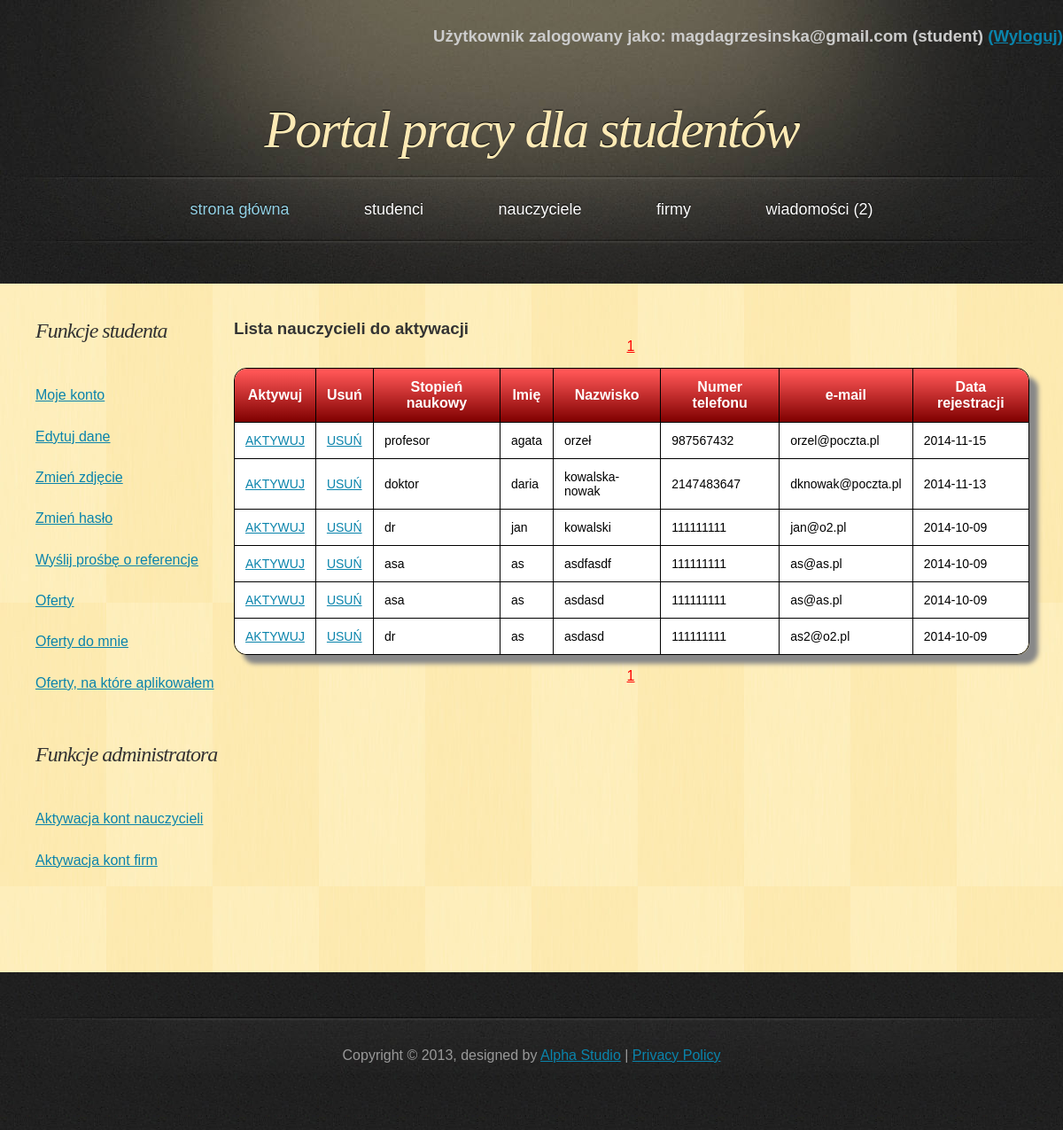
The page /PortalPracy/php/list_activation_teacher.php (signed in) on the database as committed earlier.
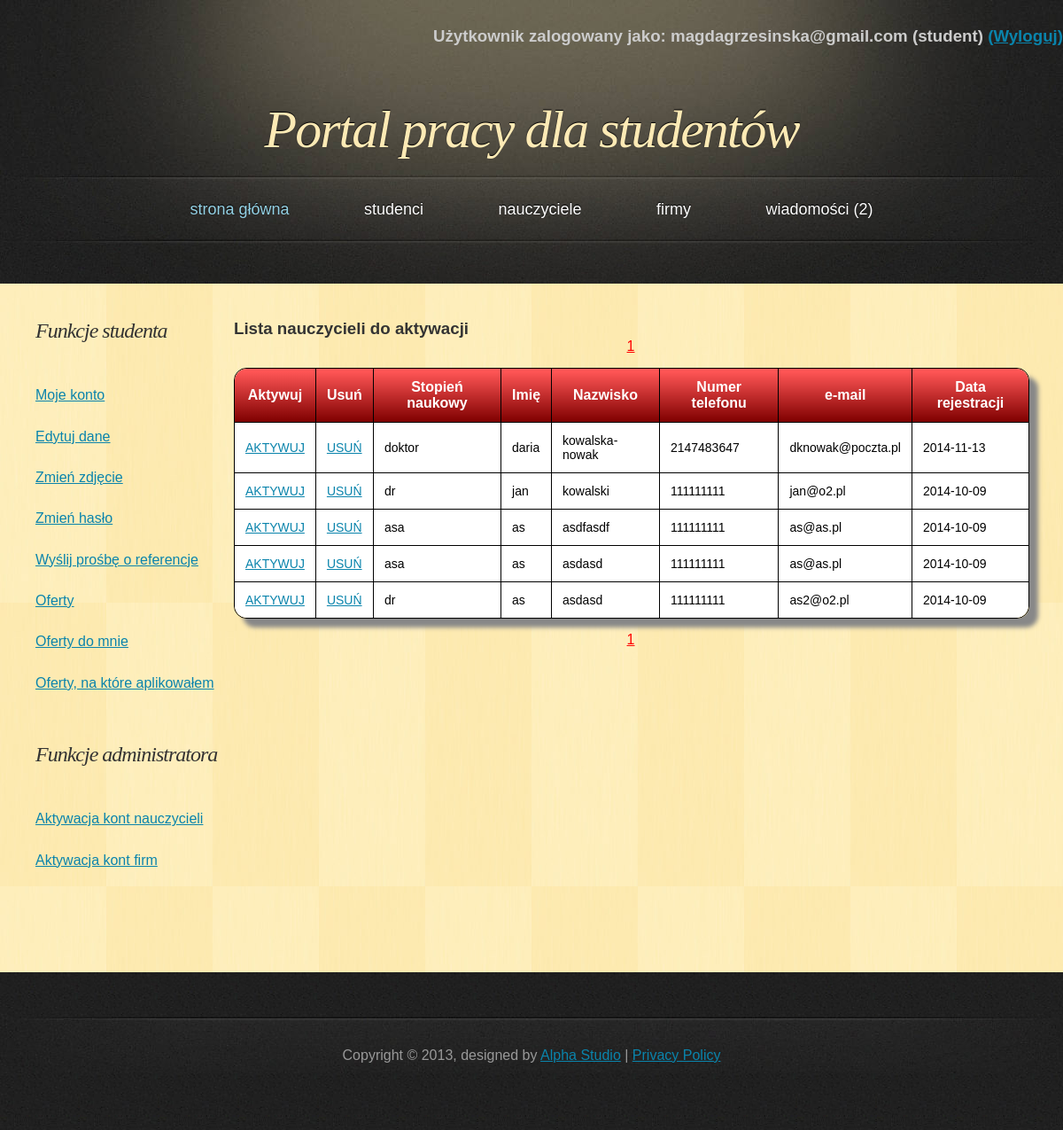
The same page on the database as committed later.
### tables this page shows
CREATE TABLE IF NOT EXISTS `teacher` (
  `teacher_id` int(11) NOT NULL AUTO_INCREMENT,
  `name` varchar(45) NOT NULL,
  `last_name` varchar(45) NOT NULL,
  `academic_degree` varchar(45) NOT NULL,
  `telephone` int(11) NOT NULL,
  `e_mail` varchar(50) NOT NULL,
  `password` varchar(100) NOT NULL,
  `active` tinyint(1) NOT NULL,
  `account_creation_date` date NOT NULL,
  PRIMARY KEY (`teacher_id`)
);

### PortalPracy/php/classDatabase.php (called while the page is built, shortened)
<?php
class Database {
    private $db;
    function __construct() {
        $this->server = 'localhost';
        $this->user = 'root';
        $this->password = '';
        $this->basename = 'data_base';
        $this->db = new mysqli($this->server, $this->user, $this->password, $this->basename);
        if ($this->db->connect_error) {
            die('Blad polaczenia z baza danych (' . $this->db->connect_errno . ') ' . $this->db->connect_error);
        } else {
            $this->db->query("SET NAMES 'utf8'");
        }
    }
    function get_teacher_inactive_list($start, $onpage) {
        if ($result = $this->db->query("SELECT * FROM `teacher` WHERE `active`=0 ORDER BY `account_creation_date` DESC LIMIT $start, $onpage")) {
            return $result;
        }
    }
    function get_teacher_inactive_number() {
        if ($result = $this->db->query("SELECT * FROM `teacher` WHERE `active`=0")) {
            $all = $result->num_rows;
        }
        return $all;
    }
    function get_message_to_student_number($student_id) {
        if ($result = $this->db->query("SELECT * FROM `message`  WHERE `student_to` =$student_id AND `read`=0")) {
            $all_offers = $result->num_rows;
        }
        return $all_offers;
    }
}

### PortalPracy/php/list_activation_teacher.php (the view, shortened to what this page needs)
<!DOCTYPE html>
<html>
    <head>
        <link href="../css/style.css" rel="stylesheet" type="text/css" />
    </head>
    <body>
        <div id="header">
            <?php
            include_once 'classPage.php';
            $page = new Page;
            $page->dologinfo();
            ?>
            <h1><a href="index.php">Portal pracy dla studentów</a></h1>
        </div>
        <?php
        $page->domenu();
        ?>
        <div id="main">
            <div id="content">
                <?php
                if (isset($_SESSION['admin'])) {
                    include_once 'classDatabase.php';
                    $db = new Database();
                    echo "<h3>Lista nauczycieli do aktywacji</h3>";
                    $onpage = 6;
                    $all = $db->get_teacher_inactive_number();
                    $start = $page->dopaging($onpage, $all, "list_activation_teacher.php?");
                    $result = $db->get_teacher_inactive_list($start, $onpage);
                    if ($result->num_rows == 0) {
                        echo "<h4>Brak kont do aktywowania</h4>";
                    } else {
                        echo "<div class='information_table'><table >";
                        echo "<tr><td>Aktywuj</td><td>Usuń</td><td>Stopień naukowy</td><td>Imię</td><td>Nazwisko</td><td>Numer telefonu</td><td>e-mail</td><td>Data rejestracji</td></tr>";
                        while ($obj = $result->fetch_object()) {
                            echo "<tr>";
                            echo "<td id='activate" . $obj->teacher_id . "'><a onclick='activate_teacher(" . $obj->teacher_id . ")'>AKTYWUJ</a></td>";
                            echo "<td id='delete" . $obj->teacher_id . "'><a onclick='delete_teacher(" . $obj->teacher_id . ")'>USUŃ</a></td>";
                            echo "<td>" . $obj->academic_degree . "</td>";
                            echo "<td>" . $obj->name . "</td>";
                            echo "<td>" . $obj->last_name . "</td>";
                            echo "<td>" . $obj->telephone . "</td>";
                            echo "<td>" . $obj->e_mail . "</td>";
                            echo "<td>" . $obj->account_creation_date . "</td>";
                            echo "</tr>";
                        }
                        echo "</table></div>";
                        $page->dopaging($onpage, $all, "list_activation_teacher.php?");
                    }
                }
                ?>
            </div>
            <div id="sidebar">
                <?php
                $page->dosidebar();
                ?>
            </div>
            <div class="clearing">&nbsp;</div>
        </div>
        <?php
        $page->dofooter();
        ?>
    </body>
</html>

### PortalPracy/php/classPage.php (shortened to what this page needs)
<?php
class Page {
    function dofooter() {
        echo '<div id="footer">
            <p>Copyright &copy; 2013, designed by <a href="http://www.alphastudio.pl/">Alpha Studio</a> | <a href="#">Privacy Policy</a></p>
        </div>';
    }
    function dologinfo() {
        if (isset($_SESSION["name"])) {
            echo "<h3 id='log_info'>Użytkownik zalogowany jako: <span>" . $_SESSION['name'] . " (" . $_SESSION['usertype'] . ")</span> ";
            echo "<a href='logout.php' >(Wyloguj)</a></h3>";
        } else {
            echo "<h3 id='log_info'> <a href='login.php'>Zaloguj się</a>, a jeśli nie masz konta <a href='register.php'>zarejestruj się</a> </h3>";
        }
    }
    function domenu() {
        echo '<div id="menu">
            <ul>
                <li class="active"><a href="index.php">Strona główna</a></li>
                <li><a href="list_student.php">Studenci</a></li>
                <li><a href="list_teacher.php">Nauczyciele</a></li>
                <li><a href="list_company.php">Firmy</a></li>
                <li><a href="messages.php">Wiadomości';
        include_once 'classDatabase.php';
        $db = new Database();
        if (isset($_SESSION['usertype'])) {
            if ($_SESSION['usertype'] == 'student') {
                $num_mes = $db->get_message_to_student_number($_SESSION['id']);
                echo " ($num_mes)";
            } else if ($_SESSION['usertype'] == 'nauczyciel') {
                $num_mes = $db->get_message_to_teacher_number($_SESSION['id']);
                echo " ($num_mes)";
            } else if ($_SESSION['usertype'] == 'firma') {
                $num_mes = $db->get_message_to_company_number($_SESSION['id']);
                echo " ($num_mes)";
            }
        }
        echo '</a></li>
            </ul>
        </div>';
    }
    function dosidebar() {
        if (isset($_SESSION['name']) and !strcmp($_SESSION['usertype'], "student")) {
            ?>
            <h2>Funkcje studenta</h2>
            <ul>
                <li><a href="profile_student.php">Moje konto</a></li>
                <li><a href="edit_data.php">Edytuj dane</a></li>
                <li><a href="change_photo.php">Zmień zdjęcie</a></li>
                <li><a href="change_password.php">Zmień hasło</a></li>
                <li><a href="send_request.php">Wyślij prośbę o referencje</a></li>
                <li><a href="list_offer_all.php">Oferty</a></li>
                <li><a href="list_offer_to_all.php">Oferty do mnie</a></li>
                <li><a href="list_offer_applied_all.php">Oferty, na które aplikowałem </a></li>
            </ul>
            <?php
        }
            ?>
            <?php
        if(isset($_SESSION['admin'])) {
            ?>
            <h2>Funkcje administratora</h2>
            <ul>
                <li><a href="list_activation_teacher.php">Aktywacja kont nauczycieli</a></li>
                <li><a href="list_activation_company.php">Aktywacja kont firm</a></li>
                <li><a href="change_photo.php"></a></li>
                <li><a href="change_password.php"></a></li>
                <li><a href="add_offer.php"></a></li>
                <li><a href="add_offer.php?student=true"></a></li>
                <li><a href="list_offer_added.php"></a></li>
                <li><a href="list_offer_to_added.php"></a></li>
            </ul>
            <?php
        }
    }
    function dopaging($onpage, $all, $filename) {
        $allpages = ceil($all / $onpage);
        if (!isset($_GET['page']) or $_GET['page'] > $allpages) {
            $current_page = 1;
        } else {
            $current_page = $_GET['page'];
        }
        $start = ($current_page - 1) * $onpage;
        echo "<div id='pages'><ul>";
        for ($i = 1; $i <= $allpages; $i++) {
            if ($i == $current_page) {
                echo "<li class='current'>";
            } else {
                echo "<li>";
            }
            echo "<a href='" . $filename . "page=" . $i . "'>" . $i . "</a></li>";
        }
        echo "</ul></div>";
        return $start;
    }
}

Rows that differ between the two databases and show on the page:
no longer on this page (row edited): teacher: academic_degree "profesor", name "agata", last_name "orzeł", telephone "987567432", e_mail "orzel@poczta.pl", account_creation_date "2014-11-15"
